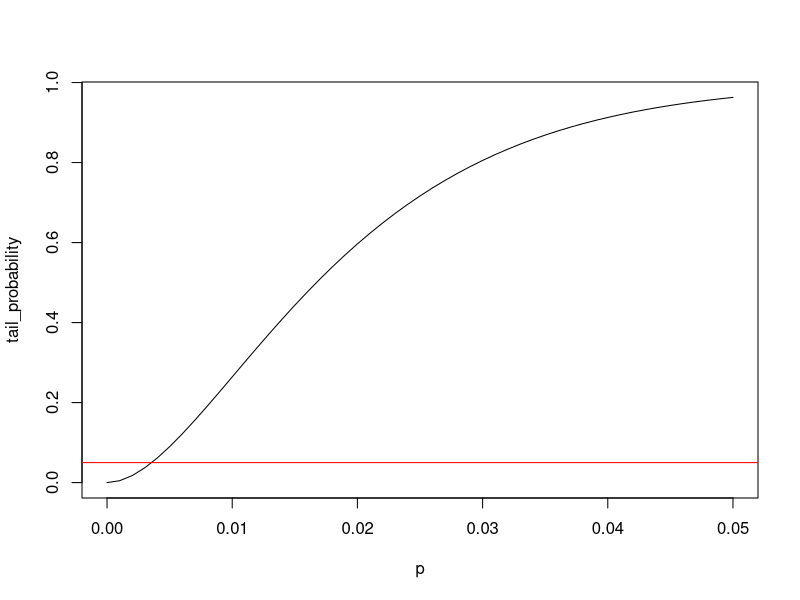
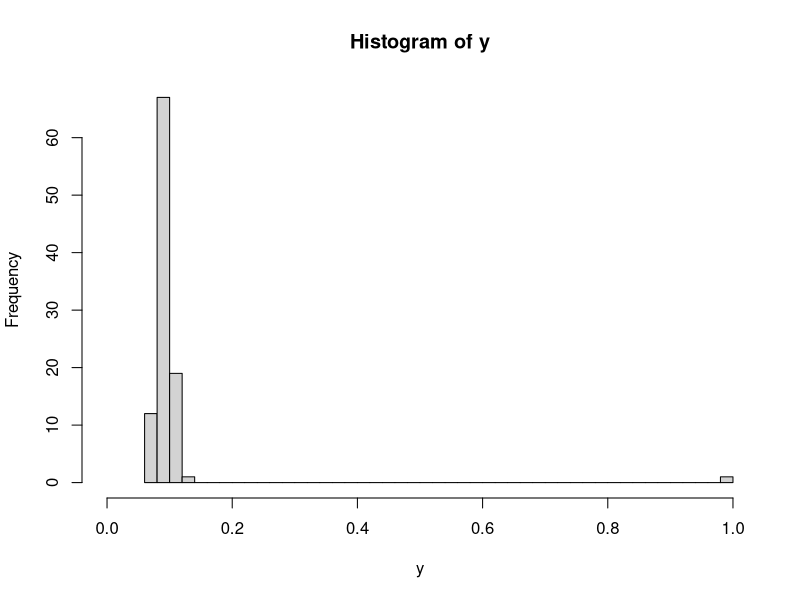
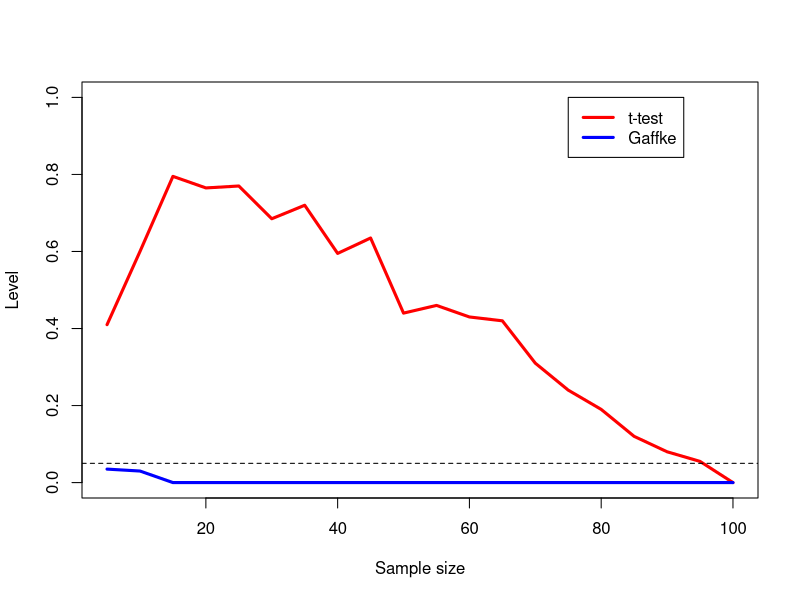

Write R code to recreate these figures, in order. (Note: a time limit stopped this script after it produced the figures.)
## ---- chunk 1
n <- 100
alpha <- .05
p <- seq(0,.05,by=.001)
tail_probability <- pbinom(q = ceiling(log(alpha) / log(p)), size = n, prob = p, lower.tail = FALSE)
plot(
  x = p,
  y = tail_probability,
  type = 'l'
  )
abline(a = alpha, b = 0, col = 'red')
## ---- chunk 2
library(tidyverse)

B <- 200
y <- c(rnorm(99, mean = .1, sd = .01), 1)
y <- y - mean(y) + .1
hist(y, breaks = 60, xlim = c(0,1))
n_grid <- seq(5, 100, by = 5)

gaffke_level <- rep(NA, length(n_grid))
t_level <- rep(NA, length(n_grid))

for(j in 1:length(n_grid)){
  p_ttest <- rep(NA, 200)
  p_gaffke <- rep(NA, 200)
  for(i in 1:200){
    Y <- sample(y, size = n_grid[j])
    p_ttest[i] <- t.test(x = Y, mu = .1)$p.value
    Z <- matrix(rexp(n = B * n_grid[j]), nrow = B, ncol = n_grid[j]) 
    D <- Z / rowSums(Z)
    p_gaffke[i] <- 1/B * sum(D %*% Y <= 0.1)
  }
  t_level[j] <- mean(p_ttest < .05)
  gaffke_level[j] <- mean(p_gaffke < .05)
}

plot(x = n_grid, y = t_level, ylim = c(0,1), col = "red", type = 'l', lwd = 3, xlab = "Sample size", ylab = "Level")
points(x = n_grid, y = gaffke_level, col = "blue", type = 'l', lwd = 3)
legend(x = 75, y = 1, lwd = 3, col = c("red","blue"), legend = c("t-test","Gaffke"))
abline(0.05, 0, lty = "dashed")
## ---- chunk 3
#functions to get confidence bounds
Gaffke_CB <- function(x, alpha = .05, B = 200, side = "upper"){
  n <- length(x)
  if(side == "lower"){
    x <- 1 - x
  }
  z <- sort(x, decreasing = FALSE)
  ms <- rep(NA, B)
  s <- c(diff(z), 1 - z[n])
  for(i in 1:B){
    #this uses the equivalence of differences of uniform order statistics and Dirichlet RVs
    u <- sort(runif(n), decreasing = FALSE)
    ms[i] <- 1 - sum(u * s)
  }
  ms_alpha <- quantile(ms, 1 - alpha)
  if(side == "lower"){
    1 - ms_alpha
  } else if(side == "upper"){
    ms_alpha
  }
}
Stringer_CB <- function(x, alpha = .05, side = "upper"){
  n <- length(x)
  if(side == "lower"){
    x <- 1 - x
  }
  z <- sort(x)
  m <- sum(z != 0)
  p <- rep(NA, m+1)
  
  for(i in 0:m){
    if(i == n){
      p[i+1] <- 1
    } else{
      p[i+1] <- uniroot(
        function(p){pbinom(q = i, size = n, prob = p, lower.tail = FALSE) - (1-alpha)},
        interval = c(0,1)
      )$root
    }
  }
  stringer_bound <- p[1] + sum(diff(p) * z[n:(n+1-m)])
  if(side == "lower"){
    1 - stringer_bound
  } else if(side == "upper"){
    stringer_bound
  }
}

get_CLT_CI <- function(x){
  n <- length(x)
  c(mean(x) - qnorm(.975) * sd(x) / sqrt(n), mean(x) + qnorm(.975) * sd(x) / sqrt(n))
}
get_Gaffke_CI <- function(x){
  c(Gaffke_CB(x = x, alpha = .025, side = "lower"), Gaffke_CB(x = x, alpha = .025, side = "upper"))
}
get_Stringer_CI <- function(x){
  c(Stringer_CB(x = x, alpha = .025, side = "lower"), Stringer_CB(x = x, alpha = .025, side = "upper"))
}
#functions to help simulate from distributions specified in Romano / Wolf
triangle_quantile <- function(q){
  ifelse(q < 1/2, sqrt(q/2), 1 - sqrt(1-q)/sqrt(2))
}
inverted_triangle_quantile <- function(q){
  #the thresholding here with pmin/pmax is just to prevent ifelse from throwing a useless warning
  ifelse(q < 1/2, 0.5 * (1 - sqrt(1 - 2*pmin(q,.5))), 0.5 * (1 + sqrt(2*pmax(q,.5) - 1)))
}
skewed_triangle_quantile <- function(q){
  sqrt(q)
}

B <- 1000
n_grid <- c(10, 30)
populations <- c("Uniform", "Triangle", "Inverted-Triangle", "Skewed-Triangle", "Two-Point")

width_frame_CLT <- expand.grid(
  n = n_grid,
  population = populations
) %>%
  mutate(metric = "Width", method = "CLT", value = NA)
coverage_frame_CLT <- expand.grid(
  n = n_grid,
  population = populations
) %>%
  mutate(metric = "Coverage", method = "CLT", value = NA)
width_frame_Gaffke <- expand.grid(
  n = n_grid,
  population = populations
) %>%
  mutate(metric = "Width", method = "Gaffke", value = NA)
coverage_frame_Gaffke <- expand.grid(
  n = n_grid,
  population = populations
) %>%
  mutate(metric = "Coverage", method = "Gaffke", value = NA)
width_frame_Stringer <- expand.grid(
  n = n_grid,
  population = populations
) %>%
  mutate(metric = "Width", method = "Stringer", value = NA)
coverage_frame_Stringer <- expand.grid(
  n = n_grid,
  population = populations
) %>%
  mutate(metric = "Coverage", method = "Stringer", value = NA)


for(i in 1:nrow(width_frame_CLT)){
  if(width_frame_CLT$population[i] == "Uniform"){
    Gaffke_CIs <- t(replicate(B, get_Gaffke_CI(x = runif(n = width_frame_Gaffke$n[i]))))
    Stringer_CIs <- t(replicate(B, get_Stringer_CI(x = runif(n = width_frame_Stringer$n[i]))))
    CLT_CIs <- t(replicate(B, get_CLT_CI(x = runif(n = width_frame_CLT$n[i]))))
    coverage_Gaffke <- mean(Gaffke_CIs[,1] <= 0.5 & Gaffke_CIs[,2] >= 0.5)
    coverage_Stringer <- mean(Stringer_CIs[,1] <= 0.5 & Stringer_CIs[,2] >= 0.5)
    coverage_CLT <- mean(CLT_CIs[,1] <= 0.5 & CLT_CIs[,2] >= 0.5)
  } else if(width_frame_CLT$population[i] == "Triangle"){
    Gaffke_CIs <- t(replicate(B, get_Gaffke_CI(x = triangle_quantile(runif(n = width_frame_Gaffke$n[i])))))
    Stringer_CIs <- t(replicate(B, get_Stringer_CI(x = triangle_quantile(runif(n = width_frame_Stringer$n[i])))))
    CLT_CIs <- t(replicate(B, get_CLT_CI(x = triangle_quantile(runif(n = width_frame_CLT$n[i])))))
    coverage_Gaffke <- mean(Gaffke_CIs[,1] <= 0.5 & Gaffke_CIs[,2] >= 0.5)
    coverage_Stringer <- mean(Stringer_CIs[,1] <= 0.5 & Stringer_CIs[,2] >= 0.5)
    coverage_CLT <- mean(CLT_CIs[,1] <= 0.5 & CLT_CIs[,2] >= 0.5)
  } else if(width_frame_CLT$population[i] == "Inverted-Triangle"){
    Gaffke_CIs <- t(replicate(B, get_Gaffke_CI(x = inverted_triangle_quantile(runif(n = width_frame_Gaffke$n[i])))))
    Stringer_CIs <- t(replicate(B, get_Stringer_CI(x = inverted_triangle_quantile(runif(n = width_frame_Stringer$n[i])))))
    CLT_CIs <- t(replicate(B, get_CLT_CI(x = inverted_triangle_quantile(runif(n = width_frame_CLT$n[i])))))
    coverage_Gaffke <- mean(Gaffke_CIs[,1] <= 0.5 & Gaffke_CIs[,2] >= 0.5)
    coverage_Stringer <- mean(Stringer_CIs[,1] <= 0.5 & Stringer_CIs[,2] >= 0.5)
    coverage_CLT <- mean(CLT_CIs[,1] <= 0.5 & CLT_CIs[,2] >= 0.5)
  } else if(width_frame_CLT$population[i] == "Skewed-Triangle"){
    Gaffke_CIs <- t(replicate(B, get_Gaffke_CI(x = skewed_triangle_quantile(runif(n = width_frame_Gaffke$n[i])))))
    Stringer_CIs <- t(replicate(B, get_Stringer_CI(x = skewed_triangle_quantile(runif(n = width_frame_Stringer$n[i])))))
    CLT_CIs <- t(replicate(B, get_CLT_CI(x = skewed_triangle_quantile(runif(n = width_frame_CLT$n[i])))))
    coverage_Gaffke <- mean(Gaffke_CIs[,1] <= 2/3 & Gaffke_CIs[,2] >= 2/3)
    coverage_Stringer <- mean(Stringer_CIs[,1] <= 2/3 & Stringer_CIs[,2] >= 2/3)
    coverage_CLT <- mean(CLT_CIs[,1] <= 2/3 & CLT_CIs[,2] >= 2/3)
  } else if(width_frame_CLT$population[i] == "Two-Point"){
    Gaffke_CIs <- t(replicate(B, get_Gaffke_CI(x = rbinom(n = width_frame_Gaffke$n[i], size = 1, p = .05))))
    Stringer_CIs <- t(replicate(B, get_Stringer_CI(x = rbinom(n = width_frame_Stringer$n[i], size = 1, p = .05))))
    CLT_CIs <- t(replicate(B, get_CLT_CI(x = rbinom(n = width_frame_CLT$n[i], size = 1, p = .05))))
    coverage_Gaffke <- mean(Gaffke_CIs[,1] <= 0.05 & Gaffke_CIs[,2] >= 0.05)
    coverage_Stringer <- mean(Stringer_CIs[,1] <= 0.05 & Stringer_CIs[,2] >= 0.05)
    coverage_CLT <- mean(CLT_CIs[,1] <= 0.05 & CLT_CIs[,2] >= 0.05)
  }
  width_frame_Gaffke$value[i] <- mean(Gaffke_CIs[,2] - Gaffke_CIs[,1])
  width_frame_CLT$value[i] <- mean(CLT_CIs[,2] - CLT_CIs[,1])
  width_frame_Stringer$value[i] <- mean(Stringer_CIs[,2] - Stringer_CIs[,1])
  coverage_frame_Gaffke$value[i] <- coverage_Gaffke
  coverage_frame_Stringer$value[i] <- coverage_Stringer
  coverage_frame_CLT$value[i] <- coverage_CLT
} 

coverage_frame <- bind_rows(
  coverage_frame_CLT,
  coverage_frame_Gaffke,
  coverage_frame_Stringer
) 
width_frame <- bind_rows(
  width_frame_CLT,
  width_frame_Gaffke,
  width_frame_Stringer
) %>% 
  mutate(value = round(value, 2))


coverage_table <- coverage_frame %>% 
  pivot_wider(names_from = "method", values_from = "value")
width_table <- width_frame %>%
  pivot_wider(names_from = "method", values_from = "value")

#table 1
coverage_table

#table 2
width_table
## ---- chunk 4
n_sims <- 1000
B <- 200
n <- 5
G_Y_U <- rep(NA, n_sims)
G_Y_V <- matrix(NA, nrow = n_sims, ncol = B)
for(i in 1:n_sims){
  #uniform F
  U_sorted <- sort(runif(n))
  V_sorted <- sort(runif(n))
  G_Y_U[i] <- sum(U_sorted * diff(c(U_sorted, 1)))
  G_Y_V[i,] <- replicate(B, sum(U_sorted * diff(c(sort(runif(n)), 1))))
}
Q_G_V <- apply(G_Y_V, 1, quantile, .05)

#proportion of time the quantile of G(Y,V) is below G(Y,U)
mean(Q_G_V <= G_Y_U)
#proportion of time the quantile of G(Y,V) is below true mean
mean(Q_G_V <= 0.5)

#scatter plot of quantile against G(Y,U)
plot(Q_G_V ~ G_Y_U, xlim = c(0,1), ylim = c(0,1))
abline(0,1)

#ECDFs
plot(ecdf(Q_G_V))
plot(ecdf(G_Y_U), add = T)

#is G_Y_V below G_Y_U at a rate that looks like a valid p-value
V_U_dominance <- rowMeans(G_Y_V <= G_Y_U)
#doesn't seem to be...
plot(ecdf(V_U_dominance))
abline(0,1)
#the p values (comparing to mu_0) are in fact dominated by a uniform
plot(ecdf(rowMeans(G_Y_V <= .5)))
abline(0,1)
